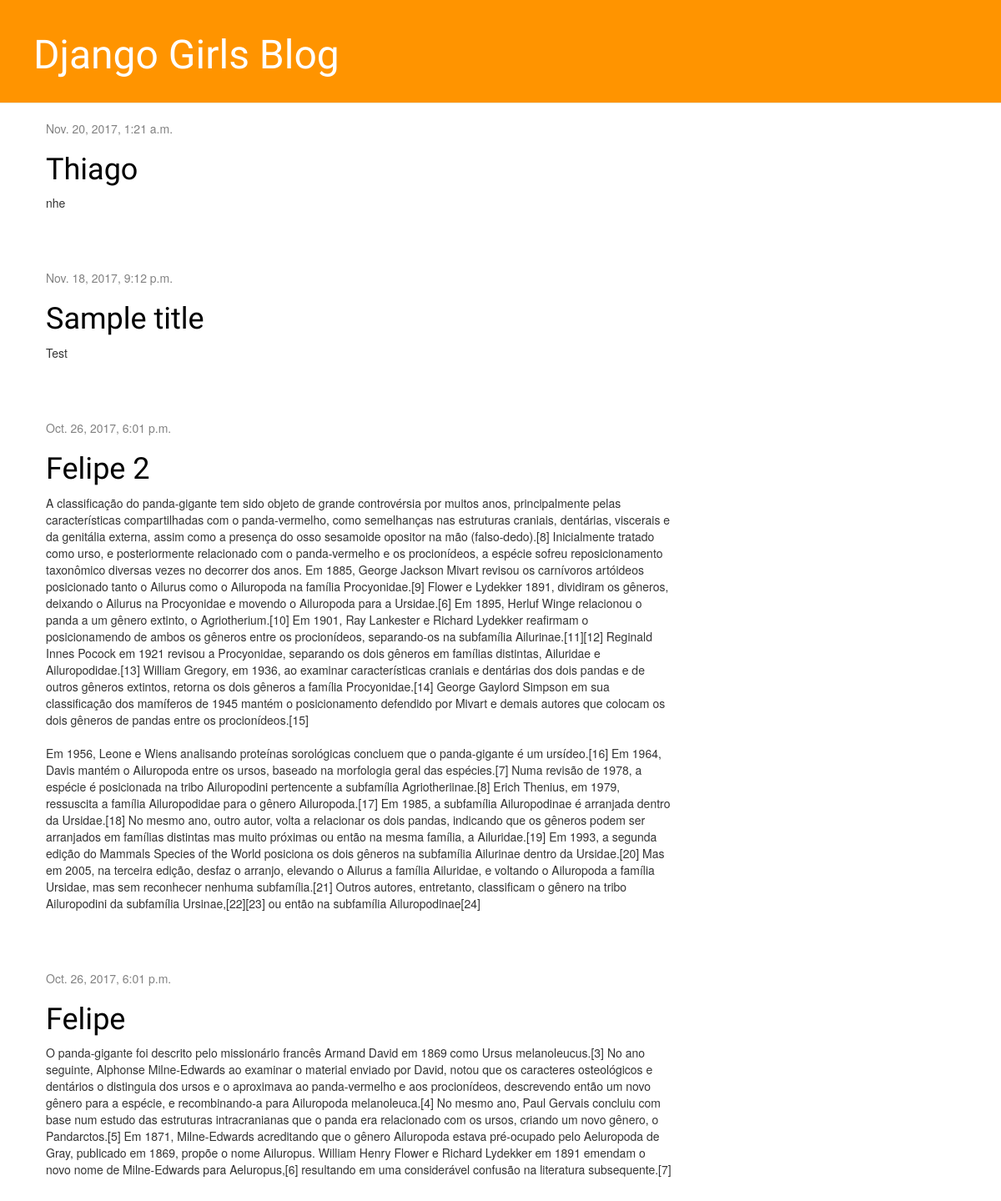
The page / on the database its author committed.
### blog/models.py (models this page shows, shortened)
class Post(models.Model):
    author = models.ForeignKey('auth.User')
    title = models.CharField(max_length=200)
    text = models.TextField()
    created_date = models.DateTimeField(
            default=timezone.now)
    published_date = models.DateTimeField(
            blank=True, null=True)

### blog/views.py (the view)
# urls.py: url(r'^$', views.post_list),
def post_list(request):
    posts = Post.objects.filter(published_date__lte=timezone.now()).order_by('-published_date')
    return render(request, 'blog/post_list.html', {'posts': posts})

### blog/templates/blog/post_list.html
{% extends 'blog/base.html' %}
{% block content %}
    {% for post in posts %}
        <div class="post">
            <div class="date">
                {{ post.published_date }}
            </div>
            <h1><a href="{% url 'post_detail' pk=post.pk %}">{{ post.title }}</a></h1>
            <p>{{ post.text|linebreaksbr }}</p>
        </div>
    {% endfor %}
{% endblock %}

### blog/templates/blog/base.html (shortened to what this page needs)
{% load staticfiles %}
<html>
    <head>
        <link rel="stylesheet" href="//maxcdn.bootstrapcdn.com/bootstrap/3.2.0/css/bootstrap.min.css">
        <link rel="stylesheet" href="//maxcdn.bootstrapcdn.com/bootstrap/3.2.0/css/bootstrap-theme.min.css">
        <link rel="stylesheet" href="{% static 'css/blog.css' %}">
    </head>
    <body>
    <div class="page-header">
        <h1><a href="/">Django Girls Blog</a></h1>
    </div>
    <div class="content container">
        <div class="row">
            <div class="col-md-8">
            {% block content %}
            {% endblock %}
            </div>
        </div>
    </div>
</body>
</html>

### blog/static/css/blog.css (style rules this page uses)
h1 a { color: #FCA205; font-family: 'Lobster'; }
.page-header { background-color: #ff9400; margin-top: 0; padding: 20px 20px 20px 40px; }
.page-header h1, .page-header h1 a, .page-header h1 a:visited, .page-header h1 a:active { color: #ffffff; font-size: 36pt; text-decoration: none; }
.content { margin-left: 40px; }
h1, h2, h3, h4 { font-family: 'Lobster', cursive; }
.date { color: #828282; }
.post { margin-bottom: 70px; }
.post h1 a, .post h1 a:visited { color: #000000; }

### rows shown on the page
Post: published_date "Nov. 20, 2017, 1:21 a.m.", title "Thiago", text "nhe"
Post: published_date "Nov. 18, 2017, 9:12 p.m.", title "Sample title", text "Test"
Post: published_date "Oct. 26, 2017, 6:01 p.m.", title "Felipe 2", text "A classificação do panda-gigante tem sido objeto de grande controvérsia por muitos anos, principalmente pelas características compartilhadas com o panda-vermelho, como semelhanças nas estruturas craniais, dentárias, viscerais e da genitália externa, assim como a presença do osso sesamoide opositor na mão (falso-dedo).[8] Inicialmente tratado como urso, e posteriormente relacionado com o panda-vermelho e os procionídeos, a espécie sofreu reposicionamento taxonômico diversas vezes no decorrer dos anos. Em 1885, George Jackson Mivart revisou os carnívoros artóideos posicionado tanto o Ailurus como o Ailuropoda na família Procyonidae.[9] Flower e Lydekker 1891, dividiram os gêneros, deixando o…"
Post: published_date "Oct. 26, 2017, 6:01 p.m.", title "Felipe", text "O panda-gigante foi descrito pelo missionário francês Armand David em 1869 como Ursus melanoleucus.[3] No ano seguinte, Alphonse Milne-Edwards ao examinar o material enviado por David, notou que os caracteres osteológicos e dentários o distinguia dos ursos e o aproximava ao panda-vermelho e aos procionídeos, descrevendo então um novo gênero para a espécie, e recombinando-a para Ailuropoda melanoleuca.[4] No mesmo ano, Paul Gervais concluiu com base num estudo das estruturas intracranianas que o panda era relacionado com os ursos, criando um novo gênero, o Pandarctos.[5] Em 1871, Milne-Edwards acreditando que o gênero Ailuropoda estava pré-ocupado pelo Aeluropoda de Gray, publicado em 1869,…"
